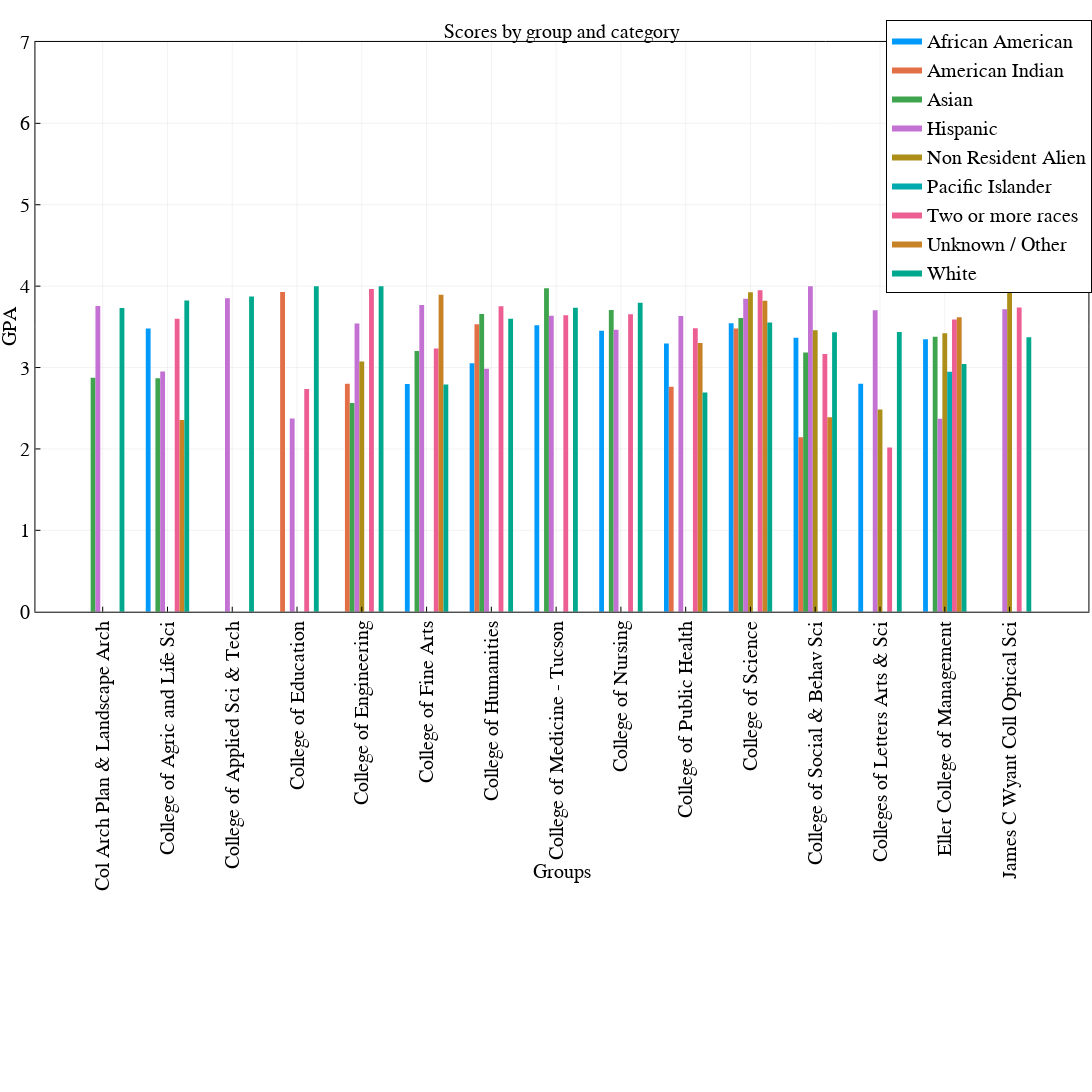

Notebook code for this chart:
### Code cell
groupedbar(df1.College, df1.GPADegree, group = df1.IPEDSEthnicity, xlabel = "Groups", ylabel = "GPA", bar_width = 0.67,
        lw = 0, framestyle = :box,
        title = "Scores by group and category",xrotation=90,size=(1200,1120)) 
ylims!((0,7))

### Figure 1 — Plotly figure (JSON) as saved in the notebook; plotly's stock layout.template omitted (floating-point values rounded to 4 significant figures)
{"data": [{"fill": "tozeroy", "fillcolor": "rgba(0, 154, 250, 1.000)", "hoverinfo": "none", "legendgroup": "African American", "line": {"color": "rgba(0, 0, 0, 1.000)", "dash": "solid", "width": 0}, "mode": "lines", "name": "African American", "showlegend": true, "type": "scatter", "x": [1.165, 1.165, 1.239, 1.239, 1.165, 1.165], "xaxis": "x1", "y": [3.48, 0, 0, 3.48, 3.48, 3.48], "yaxis": "y1"}, {"fill": "tozeroy", "fillcolor": "rgba(0, 154, 250, 1.000)", "hoverinfo": "none", "legendgroup": "African American", "line": {"color": "rgba(0, 0, 0, 1.000)", "dash": "solid", "width": 0}, "mode": "lines", "name": "African American", "showlegend": false, "type": "scatter", "x": [5.165, 5.165, 5.239, 5.239, 5.165, 5.165], "xaxis": "x1", "y": [2.797, 0, 0, 2.797, 2.797, 2.797], "yaxis": "y1"}, {"fill": "tozeroy", "fillcolor": "rgba(0, 154, 250, 1.000)", "hoverinfo": "none", "legendgroup": "African American", "line": {"color": "rgba(0, 0, 0, 1.000)", "dash": "solid", "width": 0}, "mode": "lines", "name": "African American", "showlegend": false, "type": "scatter", "x": [6.165, 6.165, 6.239, 6.239, 6.165, 6.165], "xaxis": "x1", "y": [3.052, 0, 0, 3.052, 3.052, 3.052], "yaxis": "y1"}, {"fill": "tozeroy", "fillcolor": "rgba(0, 154, 250, 1.000)", "hoverinfo": "none", "legendgroup": "African American", "line": {"color": "rgba(0, 0, 0, 1.000)", "dash": "solid", "width": 0}, "mode": "lines", "name": "African American", "showlegend": false, "type": "scatter", "x": [7.165, 7.165, 7.239, 7.239, 7.165, 7.165], "xaxis": "x1", "y": [3.518, 0, 0, 3.518, 3.518, 3.518], "yaxis": "y1"}, {"fill": "tozeroy", "fillcolor": "rgba(0, 154, 250, 1.000)", "hoverinfo": "none", "legendgroup": "African American", "line": {"color": "rgba(0, 0, 0, 1.000)", "dash": "solid", "width": 0}, "mode": "lines", "name": "African American", "showlegend": false, "type": "scatter", "x": [8.165, 8.165, 8.239, 8.239, 8.165, 8.165], "xaxis": "x1", "y": [3.453, 0, 0, 3.453, 3.453, 3.453], "yaxis": "y1"}, {"fill": "tozeroy", "fillcolor": "rgba(0, 154, 250, 1.000)", "hoverinfo": "none", "legendgroup": "African American", "line": {"color": "rgba(0, 0, 0, 1.000)", "dash": "solid", "width": 0}, "mode": "lines", "name": "African American", "showlegend": false, "type": "scatter", "x": [9.165, 9.165, 9.239, 9.239, 9.165, 9.165], "xaxis": "x1", "y": [3.296, 0, 0, 3.296, 3.296, 3.296], "yaxis": "y1"}, {"fill": "tozeroy", "fillcolor": "rgba(0, 154, 250, 1.000)", "hoverinfo": "none", "legendgroup": "African American", "line": {"color": "rgba(0, 0, 0, 1.000)", "dash": "solid", "width": 0}, "mode": "lines", "name": "African American", "showlegend": false, "type": "scatter", "x": [10.16, 10.16, 10.24, 10.24, 10.16, 10.16], "xaxis": "x1", "y": [3.545, 0, 0, 3.545, 3.545, 3.545], "yaxis": "y1"}, {"fill": "tozeroy", "fillcolor": "rgba(0, 154, 250, 1.000)", "hoverinfo": "none", "legendgroup": "African American", "line": {"color": "rgba(0, 0, 0, 1.000)", "dash": "solid", "width": 0}, "mode": "lines", "name": "African American", "showlegend": false, "type": "scatter", "x": [11.16, 11.16, 11.24, 11.24, 11.16, 11.16], "xaxis": "x1", "y": [3.366, 0, 0, 3.366, 3.366, 3.366], "yaxis": "y1"}, {"fill": "tozeroy", "fillcolor": "rgba(0, 154, 250, 1.000)", "hoverinfo": "none", "legendgroup": "African American", "line": {"color": "rgba(0, 0, 0, 1.000)", "dash": "solid", "width": 0}, "mode": "lines", "name": "African American", "showlegend": false, "type": "scatter", "x": [12.16, 12.16, 12.24, 12.24, 12.16, 12.16], "xaxis": "x1", "y": [2.8, 0, 0, 2.8, 2.8, 2.8], "yaxis": "y1"}, {"fill": "tozeroy", "fillcolor": "rgba(0, 154, 250, 1.000)", "hoverinfo": "none", "legendgroup": "African American", "line": {"color": "rgba(0, 0, 0, 1.000)", "dash": "solid", "width": 0}, "mode": "lines", "name": "African American", "showlegend": false, "type": "scatter", "x": [13.16, 13.16, 13.24, 13.24, 13.16, 13.16], "xaxis": "x1", "y": [3.348, 0, 0, 3.348, 3.348, 3.348], "yaxis": "y1"}, {"fill": "tozeroy", "fillcolor": "rgba(227, 111, 71, 1.000)", "hoverinfo": "none", "legendgroup": "American Indian", "line": {"color": "rgba(0, 0, 0, 1.000)", "dash": "solid", "width": 0}, "mode": "lines", "name": "American Indian", "showlegend": true, "type": "scatter", "x": [3.239, 3.239, 3.314, 3.314, 3.239, 3.239], "xaxis": "x1", "y": [3.929, 0, 0, 3.929, 3.929, 3.929], "yaxis": "y1"}, {"fill": "tozeroy", "fillcolor": "rgba(227, 111, 71, 1.000)", "hoverinfo": "none", "legendgroup": "American Indian", "line": {"color": "rgba(0, 0, 0, 1.000)", "dash": "solid", "width": 0}, "mode": "lines", "name": "American Indian", "showlegend": false, "type": "scatter", "x": [4.239, 4.239, 4.314, 4.314, 4.239, 4.239], "xaxis": "x1", "y": [2.8, 0, 0, 2.8, 2.8, 2.8], "yaxis": "y1"}, {"fill": "tozeroy", "fillcolor": "rgba(227, 111, 71, 1.000)", "hoverinfo": "none", "legendgroup": "American Indian", "line": {"color": "rgba(0, 0, 0, 1.000)", "dash": "solid", "width": 0}, "mode": "lines", "name": "American Indian", "showlegend": false, "type": "scatter", "x": [6.239, 6.239, 6.314, 6.314, 6.239, 6.239], "xaxis": "x1", "y": [3.532, 0, 0, 3.532, 3.532, 3.532], "yaxis": "y1"}, {"fill": "tozeroy", "fillcolor": "rgba(227, 111, 71, 1.000)", "hoverinfo": "none", "legendgroup": "American Indian", "line": {"color": "rgba(0, 0, 0, 1.000)", "dash": "solid", "width": 0}, "mode": "lines", "name": "American Indian", "showlegend": false, "type": "scatter", "x": [9.239, 9.239, 9.314, 9.314, 9.239, 9.239], "xaxis": "x1", "y": [2.765, 0, 0, 2.765, 2.765, 2.765], "yaxis": "y1"}, {"fill": "tozeroy", "fillcolor": "rgba(227, 111, 71, 1.000)", "hoverinfo": "none", "legendgroup": "American Indian", "line": {"color": "rgba(0, 0, 0, 1.000)", "dash": "solid", "width": 0}, "mode": "lines", "name": "American Indian", "showlegend": false, "type": "scatter", "x": [10.24, 10.24, 10.31, 10.31, 10.24, 10.24], "xaxis": "x1", "y": [3.479, 0, 0, 3.479, 3.479, 3.479], "yaxis": "y1"}, {"fill": "tozeroy", "fillcolor": "rgba(227, 111, 71, 1.000)", "hoverinfo": "none", "legendgroup": "American Indian", "line": {"color": "rgba(0, 0, 0, 1.000)", "dash": "solid", "width": 0}, "mode": "lines", "name": "American Indian", "showlegend": false, "type": "scatter", "x": [11.24, 11.24, 11.31, 11.31, 11.24, 11.24], "xaxis": "x1", "y": [2.143, 0, 0, 2.143, 2.143, 2.143], "yaxis": "y1"}, {"fill": "tozeroy", "fillcolor": "rgba(62, 164, 78, 1.000)", "hoverinfo": "none", "legendgroup": "Asian", "line": {"color": "rgba(0, 0, 0, 1.000)", "dash": "solid", "width": 0}, "mode": "lines", "name": "Asian", "showlegend": true, "type": "scatter", "x": [0.3139, 0.3139, 0.3883, 0.3883, 0.3139, 0.3139], "xaxis": "x1", "y": [2.875, 0, 0, 2.875, 2.875, 2.875], "yaxis": "y1"}, {"fill": "tozeroy", "fillcolor": "rgba(62, 164, 78, 1.000)", "hoverinfo": "none", "legendgroup": "Asian", "line": {"color": "rgba(0, 0, 0, 1.000)", "dash": "solid", "width": 0}, "mode": "lines", "name": "Asian", "showlegend": false, "type": "scatter", "x": [1.314, 1.314, 1.388, 1.388, 1.314, 1.314], "xaxis": "x1", "y": [2.868, 0, 0, 2.868, 2.868, 2.868], "yaxis": "y1"}, {"fill": "tozeroy", "fillcolor": "rgba(62, 164, 78, 1.000)", "hoverinfo": "none", "legendgroup": "Asian", "line": {"color": "rgba(0, 0, 0, 1.000)", "dash": "solid", "width": 0}, "mode": "lines", "name": "Asian", "showlegend": false, "type": "scatter", "x": [4.314, 4.314, 4.388, 4.388, 4.314, 4.314], "xaxis": "x1", "y": [2.565, 0, 0, 2.565, 2.565, 2.565], "yaxis": "y1"}, {"fill": "tozeroy", "fillcolor": "rgba(62, 164, 78, 1.000)", "hoverinfo": "none", "legendgroup": "Asian", "line": {"color": "rgba(0, 0, 0, 1.000)", "dash": "solid", "width": 0}, "mode": "lines", "name": "Asian", "showlegend": false, "type": "scatter", "x": [5.314, 5.314, 5.388, 5.388, 5.314, 5.314], "xaxis": "x1", "y": [3.203, 0, 0, 3.203, 3.203, 3.203], "yaxis": "y1"}, {"fill": "tozeroy", "fillcolor": "rgba(62, 164, 78, 1.000)", "hoverinfo": "none", "legendgroup": "Asian", "line": {"color": "rgba(0, 0, 0, 1.000)", "dash": "solid", "width": 0}, "mode": "lines", "name": "Asian", "showlegend": false, "type": "scatter", "x": [6.314, 6.314, 6.388, 6.388, 6.314, 6.314], "xaxis": "x1", "y": [3.659, 0, 0, 3.659, 3.659, 3.659], "yaxis": "y1"}, {"fill": "tozeroy", "fillcolor": "rgba(62, 164, 78, 1.000)", "hoverinfo": "none", "legendgroup": "Asian", "line": {"color": "rgba(0, 0, 0, 1.000)", "dash": "solid", "width": 0}, "mode": "lines", "name": "Asian", "showlegend": false, "type": "scatter", "x": [7.314, 7.314, 7.388, 7.388, 7.314, 7.314], "xaxis": "x1", "y": [3.974, 0, 0, 3.974, 3.974, 3.974], "yaxis": "y1"}, {"fill": "tozeroy", "fillcolor": "rgba(62, 164, 78, 1.000)", "hoverinfo": "none", "legendgroup": "Asian", "line": {"color": "rgba(0, 0, 0, 1.000)", "dash": "solid", "width": 0}, "mode": "lines", "name": "Asian", "showlegend": false, "type": "scatter", "x": [8.314, 8.314, 8.388, 8.388, 8.314, 8.314], "xaxis": "x1", "y": [3.708, 0, 0, 3.708, 3.708, 3.708], "yaxis": "y1"}, {"fill": "tozeroy", "fillcolor": "rgba(62, 164, 78, 1.000)", "hoverinfo": "none", "legendgroup": "Asian", "line": {"color": "rgba(0, 0, 0, 1.000)", "dash": "solid", "width": 0}, "mode": "lines", "name": "Asian", "showlegend": false, "type": "scatter", "x": [10.31, 10.31, 10.39, 10.39, 10.31, 10.31], "xaxis": "x1", "y": [3.607, 0, 0, 3.607, 3.607, 3.607], "yaxis": "y1"}, {"fill": "tozeroy", "fillcolor": "rgba(62, 164, 78, 1.000)", "hoverinfo": "none", "legendgroup": "Asian", "line": {"color": "rgba(0, 0, 0, 1.000)", "dash": "solid", "width": 0}, "mode": "lines", "name": "Asian", "showlegend": false, "type": "scatter", "x": [11.31, 11.31, 11.39, 11.39, 11.31, 11.31], "xaxis": "x1", "y": [3.184, 0, 0, 3.184, 3.184, 3.184], "yaxis": "y1"}, {"fill": "tozeroy", "fillcolor": "rgba(62, 164, 78, 1.000)", "hoverinfo": "none", "legendgroup": "Asian", "line": {"color": "rgba(0, 0, 0, 1.000)", "dash": "solid", "width": 0}, "mode": "lines", "name": "Asian", "showlegend": false, "type": "scatter", "x": [13.31, 13.31, 13.39, 13.39, 13.31, 13.31], "xaxis": "x1", "y": [3.377, 0, 0, 3.377, 3.377, 3.377], "yaxis": "y1"}, {"fill": "tozeroy", "fillcolor": "rgba(195, 113, 210, 1.000)", "hoverinfo": "none", "legendgroup": "Hispanic", "line": {"color": "rgba(0, 0, 0, 1.000)", "dash": "solid", "width": 0}, "mode": "lines", "name": "Hispanic", "showlegend": true, "type": "scatter", "x": [0.3883, 0.3883, 0.4628, 0.4628, 0.3883, 0.3883], "xaxis": "x1", "y": [3.757, 0, 0, 3.757, 3.757, 3.757], "yaxis": "y1"}, {"fill": "tozeroy", "fillcolor": "rgba(195, 113, 210, 1.000)", "hoverinfo": "none", "legendgroup": "Hispanic", "line": {"color": "rgba(0, 0, 0, 1.000)", "dash": "solid", "width": 0}, "mode": "lines", "name": "Hispanic", "showlegend": false, "type": "scatter", "x": [1.388, 1.388, 1.463, 1.463, 1.388, 1.388], "xaxis": "x1", "y": [2.95, 0, 0, 2.95, 2.95, 2.95], "yaxis": "y1"}, {"fill": "tozeroy", "fillcolor": "rgba(195, 113, 210, 1.000)", "hoverinfo": "none", "legendgroup": "Hispanic", "line": {"color": "rgba(0, 0, 0, 1.000)", "dash": "solid", "width": 0}, "mode": "lines", "name": "Hispanic", "showlegend": false, "type": "scatter", "x": [2.388, 2.388, 2.463, 2.463, 2.388, 2.388], "xaxis": "x1", "y": [3.85, 0, 0, 3.85, 3.85, 3.85], "yaxis": "y1"}, {"fill": "tozeroy", "fillcolor": "rgba(195, 113, 210, 1.000)", "hoverinfo": "none", "legendgroup": "Hispanic", "line": {"color": "rgba(0, 0, 0, 1.000)", "dash": "solid", "width": 0}, "mode": "lines", "name": "Hispanic", "showlegend": false, "type": "scatter", "x": [3.388, 3.388, 3.463, 3.463, 3.388, 3.388], "xaxis": "x1", "y": [2.374, 0, 0, 2.374, 2.374, 2.374], "yaxis": "y1"}, {"fill": "tozeroy", "fillcolor": "rgba(195, 113, 210, 1.000)", "hoverinfo": "none", "legendgroup": "Hispanic", "line": {"color": "rgba(0, 0, 0, 1.000)", "dash": "solid", "width": 0}, "mode": "lines", "name": "Hispanic", "showlegend": false, "type": "scatter", "x": [4.388, 4.388, 4.463, 4.463, 4.388, 4.388], "xaxis": "x1", "y": [3.541, 0, 0, 3.541, 3.541, 3.541], "yaxis": "y1"}, {"fill": "tozeroy", "fillcolor": "rgba(195, 113, 210, 1.000)", "hoverinfo": "none", "legendgroup": "Hispanic", "line": {"color": "rgba(0, 0, 0, 1.000)", "dash": "solid", "width": 0}, "mode": "lines", "name": "Hispanic", "showlegend": false, "type": "scatter", "x": [5.388, 5.388, 5.463, 5.463, 5.388, 5.388], "xaxis": "x1", "y": [3.769, 0, 0, 3.769, 3.769, 3.769], "yaxis": "y1"}, {"fill": "tozeroy", "fillcolor": "rgba(195, 113, 210, 1.000)", "hoverinfo": "none", "legendgroup": "Hispanic", "line": {"color": "rgba(0, 0, 0, 1.000)", "dash": "solid", "width": 0}, "mode": "lines", "name": "Hispanic", "showlegend": false, "type": "scatter", "x": [6.388, 6.388, 6.463, 6.463, 6.388, 6.388], "xaxis": "x1", "y": [2.986, 0, 0, 2.986, 2.986, 2.986], "yaxis": "y1"}, {"fill": "tozeroy", "fillcolor": "rgba(195, 113, 210, 1.000)", "hoverinfo": "none", "legendgroup": "Hispanic", "line": {"color": "rgba(0, 0, 0, 1.000)", "dash": "solid", "width": 0}, "mode": "lines", "name": "Hispanic", "showlegend": false, "type": "scatter", "x": [7.388, 7.388, 7.463, 7.463, 7.388, 7.388], "xaxis": "x1", "y": [3.637, 0, 0, 3.637, 3.637, 3.637], "yaxis": "y1"}, {"fill": "tozeroy", "fillcolor": "rgba(195, 113, 210, 1.000)", "hoverinfo": "none", "legendgroup": "Hispanic", "line": {"color": "rgba(0, 0, 0, 1.000)", "dash": "solid", "width": 0}, "mode": "lines", "name": "Hispanic", "showlegend": false, "type": "scatter", "x": [8.388, 8.388, 8.463, 8.463, 8.388, 8.388], "xaxis": "x1", "y": [3.464, 0, 0, 3.464, 3.464, 3.464], "yaxis": "y1"}, {"fill": "tozeroy", "fillcolor": "rgba(195, 113, 210, 1.000)", "hoverinfo": "none", "legendgroup": "Hispanic", "line": {"color": "rgba(0, 0, 0, 1.000)", "dash": "solid", "width": 0}, "mode": "lines", "name": "Hispanic", "showlegend": false, "type": "scatter", "x": [9.388, 9.388, 9.463, 9.463, 9.388, 9.388], "xaxis": "x1", "y": [3.632, 0, 0, 3.632, 3.632, 3.632], "yaxis": "y1"}, {"fill": "tozeroy", "fillcolor": "rgba(195, 113, 210, 1.000)", "hoverinfo": "none", "legendgroup": "Hispanic", "line": {"color": "rgba(0, 0, 0, 1.000)", "dash": "solid", "width": 0}, "mode": "lines", "name": "Hispanic", "showlegend": false, "type": "scatter", "x": [10.39, 10.39, 10.46, 10.46, 10.39, 10.39], "xaxis": "x1", "y": [3.844, 0, 0, 3.844, 3.844, 3.844], "yaxis": "y1"}, {"fill": "tozeroy", "fillcolor": "rgba(195, 113, 210, 1.000)", "hoverinfo": "none", "legendgroup": "Hispanic", "line": {"color": "rgba(0, 0, 0, 1.000)", "dash": "solid", "width": 0}, "mode": "lines", "name": "Hispanic", "showlegend": false, "type": "scatter", "x": [11.39, 11.39, 11.46, 11.46, 11.39, 11.39], "xaxis": "x1", "y": [4, 0, 0, 4, 4, 4], "yaxis": "y1"}, {"fill": "tozeroy", "fillcolor": "rgba(195, 113, 210, 1.000)", "hoverinfo": "none", "legendgroup": "Hispanic", "line": {"color": "rgba(0, 0, 0, 1.000)", "dash": "solid", "width": 0}, "mode": "lines", "name": "Hispanic", "showlegend": false, "type": "scatter", "x": [12.39, 12.39, 12.46, 12.46, 12.39, 12.39], "xaxis": "x1", "y": [3.705, 0, 0, 3.705, 3.705, 3.705], "yaxis": "y1"}, {"fill": "tozeroy", "fillcolor": "rgba(195, 113, 210, 1.000)", "hoverinfo": "none", "legendgroup": "Hispanic", "line": {"color": "rgba(0, 0, 0, 1.000)", "dash": "solid", "width": 0}, "mode": "lines", "name": "Hispanic", "showlegend": false, "type": "scatter", "x": [13.39, 13.39, 13.46, 13.46, 13.39, 13.39], "xaxis": "x1", "y": [2.372, 0, 0, 2.372, 2.372, 2.372], "yaxis": "y1"}, {"fill": "tozeroy", "fillcolor": "rgba(195, 113, 210, 1.000)", "hoverinfo": "none", "legendgroup": "Hispanic", "line": {"color": "rgba(0, 0, 0, 1.000)", "dash": "solid", "width": 0}, "mode": "lines", "name": "Hispanic", "showlegend": false, "type": "scatter", "x": [14.39, 14.39, 14.46, 14.46, 14.39, 14.39], "xaxis": "x1", "y": [3.717, 0, 0, 3.717, 3.717, 3.717], "yaxis": "y1"}, {"fill": "tozeroy", "fillcolor": "rgba(172, 142, 24, 1.000)", "hoverinfo": "none", "legendgroup": "Non Resident Alien", "line": {"color": "rgba(0, 0, 0, 1.000)", "dash": "solid", "width": 0}, "mode": "lines", "name": "Non Resident Alien", "showlegend": true, "type": "scatter", "x": [4.463, 4.463, 4.537, 4.537, 4.463, 4.463], "xaxis": "x1", "y": [3.074, 0, 0, 3.074, 3.074, 3.074], "yaxis": "y1"}, {"fill": "tozeroy", "fillcolor": "rgba(172, 142, 24, 1.000)", "hoverinfo": "none", "legendgroup": "Non Resident Alien", "line": {"color": "rgba(0, 0, 0, 1.000)", "dash": "solid", "width": 0}, "mode": "lines", "name": "Non Resident Alien", "showlegend": false, "type": "scatter", "x": [10.46, 10.46, 10.54, 10.54, 10.46, 10.46], "xaxis": "x1", "y": [3.926, 0, 0, 3.926, 3.926, 3.926], "yaxis": "y1"}, {"fill": "tozeroy", "fillcolor": "rgba(172, 142, 24, 1.000)", "hoverinfo": "none", "legendgroup": "Non Resident Alien", "line": {"color": "rgba(0, 0, 0, 1.000)", "dash": "solid", "width": 0}, "mode": "lines", "name": "Non Resident Alien", "showlegend": false, "type": "scatter", "x": [11.46, 11.46, 11.54, 11.54, 11.46, 11.46], "xaxis": "x1", "y": [3.457, 0, 0, 3.457, 3.457, 3.457], "yaxis": "y1"}, {"fill": "tozeroy", "fillcolor": "rgba(172, 142, 24, 1.000)", "hoverinfo": "none", "legendgroup": "Non Resident Alien", "line": {"color": "rgba(0, 0, 0, 1.000)", "dash": "solid", "width": 0}, "mode": "lines", "name": "Non Resident Alien", "showlegend": false, "type": "scatter", "x": [12.46, 12.46, 12.54, 12.54, 12.46, 12.46], "xaxis": "x1", "y": [2.485, 0, 0, 2.485, 2.485, 2.485], "yaxis": "y1"}, {"fill": "tozeroy", "fillcolor": "rgba(172, 142, 24, 1.000)", "hoverinfo": "none", "legendgroup": "Non Resident Alien", "line": {"color": "rgba(0, 0, 0, 1.000)", "dash": "solid", "width": 0}, "mode": "lines", "name": "Non Resident Alien", "showlegend": false, "type": "scatter", "x": [13.46, 13.46, 13.54, 13.54, 13.46, 13.46], "xaxis": "x1", "y": [3.421, 0, 0, 3.421, 3.421, 3.421], "yaxis": "y1"}, {"fill": "tozeroy", "fillcolor": "rgba(172, 142, 24, 1.000)", "hoverinfo": "none", "legendgroup": "Non Resident Alien", "line": {"color": "rgba(0, 0, 0, 1.000)", "dash": "solid", "width": 0}, "mode": "lines", "name": "Non Resident Alien", "showlegend": false, "type": "scatter", "x": [14.46, 14.46, 14.54, 14.54, 14.46, 14.46], "xaxis": "x1", "y": [3.977, 0, 0, 3.977, 3.977, 3.977], "yaxis": "y1"}, {"fill": "tozeroy", "fillcolor": "rgba(0, 170, 174, 1.000)", "hoverinfo": "none", "legendgroup": "Pacific Islander", "line": {"color": "rgba(0, 0, 0, 1.000)", "dash": "solid", "width": 0}, "mode": "lines", "name": "Pacific Islander", "showlegend": true, "type": "scatter", "x": [13.54, 13.54, 13.61, 13.61, 13.54, 13.54], "xaxis": "x1", "y": [2.947, 0, 0, 2.947, 2.947, 2.947], "yaxis": "y1"}, {"fill": "tozeroy", "fillcolor": "rgba(237, 94, 147, 1.000)", "hoverinfo": "none", "legendgroup": "Two or more races", "line": {"color": "rgba(0, 0, 0, 1.000)", "dash": "solid", "width": 0}, "mode": "lines", "name": "Two or more races", "showlegend": true, "type": "scatter", "x": [1.612, 1.612, 1.686, 1.686, 1.612, 1.612], "xaxis": "x1", "y": [3.598, 0, 0, 3.598, 3.598, 3.598], "yaxis": "y1"}, {"fill": "tozeroy", "fillcolor": "rgba(237, 94, 147, 1.000)", "hoverinfo": "none", "legendgroup": "Two or more races", "line": {"color": "rgba(0, 0, 0, 1.000)", "dash": "solid", "width": 0}, "mode": "lines", "name": "Two or more races", "showlegend": false, "type": "scatter", "x": [3.612, 3.612, 3.686, 3.686, 3.612, 3.612], "xaxis": "x1", "y": [2.735, 0, 0, 2.735, 2.735, 2.735], "yaxis": "y1"}, {"fill": "tozeroy", "fillcolor": "rgba(237, 94, 147, 1.000)", "hoverinfo": "none", "legendgroup": "Two or more races", "line": {"color": "rgba(0, 0, 0, 1.000)", "dash": "solid", "width": 0}, "mode": "lines", "name": "Two or more races", "showlegend": false, "type": "scatter", "x": [4.612, 4.612, 4.686, 4.686, 4.612, 4.612], "xaxis": "x1", "y": [3.964, 0, 0, 3.964, 3.964, 3.964], "yaxis": "y1"}, {"fill": "tozeroy", "fillcolor": "rgba(237, 94, 147, 1.000)", "hoverinfo": "none", "legendgroup": "Two or more races", "line": {"color": "rgba(0, 0, 0, 1.000)", "dash": "solid", "width": 0}, "mode": "lines", "name": "Two or more races", "showlegend": false, "type": "scatter", "x": [5.612, 5.612, 5.686, 5.686, 5.612, 5.612], "xaxis": "x1", "y": [3.234, 0, 0, 3.234, 3.234, 3.234], "yaxis": "y1"}, {"fill": "tozeroy", "fillcolor": "rgba(237, 94, 147, 1.000)", "hoverinfo": "none", "legendgroup": "Two or more races", "line": {"color": "rgba(0, 0, 0, 1.000)", "dash": "solid", "width": 0}, "mode": "lines", "name": "Two or more races", "showlegend": false, "type": "scatter", "x": [6.612, 6.612, 6.686, 6.686, 6.612, 6.612], "xaxis": "x1", "y": [3.754, 0, 0, 3.754, 3.754, 3.754], "yaxis": "y1"}, {"fill": "tozeroy", "fillcolor": "rgba(237, 94, 147, 1.000)", "hoverinfo": "none", "legendgroup": "Two or more races", "line": {"color": "rgba(0, 0, 0, 1.000)", "dash": "solid", "width": 0}, "mode": "lines", "name": "Two or more races", "showlegend": false, "type": "scatter", "x": [7.612, 7.612, 7.686, 7.686, 7.612, 7.612], "xaxis": "x1", "y": [3.641, 0, 0, 3.641, 3.641, 3.641], "yaxis": "y1"}, {"fill": "tozeroy", "fillcolor": "rgba(237, 94, 147, 1.000)", "hoverinfo": "none", "legendgroup": "Two or more races", "line": {"color": "rgba(0, 0, 0, 1.000)", "dash": "solid", "width": 0}, "mode": "lines", "name": "Two or more races", "showlegend": false, "type": "scatter", "x": [8.612, 8.612, 8.686, 8.686, 8.612, 8.612], "xaxis": "x1", "y": [3.654, 0, 0, 3.654, 3.654, 3.654], "yaxis": "y1"}, {"fill": "tozeroy", "fillcolor": "rgba(237, 94, 147, 1.000)", "hoverinfo": "none", "legendgroup": "Two or more races", "line": {"color": "rgba(0, 0, 0, 1.000)", "dash": "solid", "width": 0}, "mode": "lines", "name": "Two or more races", "showlegend": false, "type": "scatter", "x": [9.612, 9.612, 9.686, 9.686, 9.612, 9.612], "xaxis": "x1", "y": [3.484, 0, 0, 3.484, 3.484, 3.484], "yaxis": "y1"}, {"fill": "tozeroy", "fillcolor": "rgba(237, 94, 147, 1.000)", "hoverinfo": "none", "legendgroup": "Two or more races", "line": {"color": "rgba(0, 0, 0, 1.000)", "dash": "solid", "width": 0}, "mode": "lines", "name": "Two or more races", "showlegend": false, "type": "scatter", "x": [10.61, 10.61, 10.69, 10.69, 10.61, 10.61], "xaxis": "x1", "y": [3.95, 0, 0, 3.95, 3.95, 3.95], "yaxis": "y1"}, {"fill": "tozeroy", "fillcolor": "rgba(237, 94, 147, 1.000)", "hoverinfo": "none", "legendgroup": "Two or more races", "line": {"color": "rgba(0, 0, 0, 1.000)", "dash": "solid", "width": 0}, "mode": "lines", "name": "Two or more races", "showlegend": false, "type": "scatter", "x": [11.61, 11.61, 11.69, 11.69, 11.61, 11.61], "xaxis": "x1", "y": [3.165, 0, 0, 3.165, 3.165, 3.165], "yaxis": "y1"}, {"fill": "tozeroy", "fillcolor": "rgba(237, 94, 147, 1.000)", "hoverinfo": "none", "legendgroup": "Two or more races", "line": {"color": "rgba(0, 0, 0, 1.000)", "dash": "solid", "width": 0}, "mode": "lines", "name": "Two or more races", "showlegend": false, "type": "scatter", "x": [12.61, 12.61, 12.69, 12.69, 12.61, 12.61], "xaxis": "x1", "y": [2.016, 0, 0, 2.016, 2.016, 2.016], "yaxis": "y1"}, {"fill": "tozeroy", "fillcolor": "rgba(237, 94, 147, 1.000)", "hoverinfo": "none", "legendgroup": "Two or more races", "line": {"color": "rgba(0, 0, 0, 1.000)", "dash": "solid", "width": 0}, "mode": "lines", "name": "Two or more races", "showlegend": false, "type": "scatter", "x": [13.61, 13.61, 13.69, 13.69, 13.61, 13.61], "xaxis": "x1", "y": [3.59, 0, 0, 3.59, 3.59, 3.59], "yaxis": "y1"}, {"fill": "tozeroy", "fillcolor": "rgba(237, 94, 147, 1.000)", "hoverinfo": "none", "legendgroup": "Two or more races", "line": {"color": "rgba(0, 0, 0, 1.000)", "dash": "solid", "width": 0}, "mode": "lines", "name": "Two or more races", "showlegend": false, "type": "scatter", "x": [14.61, 14.61, 14.69, 14.69, 14.61, 14.61], "xaxis": "x1", "y": [3.739, 0, 0, 3.739, 3.739, 3.739], "yaxis": "y1"}, {"fill": "tozeroy", "fillcolor": "rgba(198, 130, 37, 1.000)", "hoverinfo": "none", "legendgroup": "Unknown / Other", "line": {"color": "rgba(0, 0, 0, 1.000)", "dash": "solid", "width": 0}, "mode": "lines", "name": "Unknown / Other", "showlegend": true, "type": "scatter", "x": [1.686, 1.686, 1.761, 1.761, 1.686, 1.686], "xaxis": "x1", "y": [2.356, 0, 0, 2.356, 2.356, 2.356], "yaxis": "y1"}, {"fill": "tozeroy", "fillcolor": "rgba(198, 130, 37, 1.000)", "hoverinfo": "none", "legendgroup": "Unknown / Other", "line": {"color": "rgba(0, 0, 0, 1.000)", "dash": "solid", "width": 0}, "mode": "lines", "name": "Unknown / Other", "showlegend": false, "type": "scatter", "x": [5.686, 5.686, 5.761, 5.761, 5.686, 5.686], "xaxis": "x1", "y": [3.895, 0, 0, 3.895, 3.895, 3.895], "yaxis": "y1"}, {"fill": "tozeroy", "fillcolor": "rgba(198, 130, 37, 1.000)", "hoverinfo": "none", "legendgroup": "Unknown / Other", "line": {"color": "rgba(0, 0, 0, 1.000)", "dash": "solid", "width": 0}, "mode": "lines", "name": "Unknown / Other", "showlegend": false, "type": "scatter", "x": [9.686, 9.686, 9.761, 9.761, 9.686, 9.686], "xaxis": "x1", "y": [3.301, 0, 0, 3.301, 3.301, 3.301], "yaxis": "y1"}, {"fill": "tozeroy", "fillcolor": "rgba(198, 130, 37, 1.000)", "hoverinfo": "none", "legendgroup": "Unknown / Other", "line": {"color": "rgba(0, 0, 0, 1.000)", "dash": "solid", "width": 0}, "mode": "lines", "name": "Unknown / Other", "showlegend": false, "type": "scatter", "x": [10.69, 10.69, 10.76, 10.76, 10.69, 10.69], "xaxis": "x1", "y": [3.821, 0, 0, 3.821, 3.821, 3.821], "yaxis": "y1"}, {"fill": "tozeroy", "fillcolor": "rgba(198, 130, 37, 1.000)", "hoverinfo": "none", "legendgroup": "Unknown / Other", "line": {"color": "rgba(0, 0, 0, 1.000)", "dash": "solid", "width": 0}, "mode": "lines", "name": "Unknown / Other", "showlegend": false, "type": "scatter", "x": [11.69, 11.69, 11.76, 11.76, 11.69, 11.69], "xaxis": "x1", "y": [2.39, 0, 0, 2.39, 2.39, 2.39], "yaxis": "y1"}, {"fill": "tozeroy", "fillcolor": "rgba(198, 130, 37, 1.000)", "hoverinfo": "none", "legendgroup": "Unknown / Other", "line": {"color": "rgba(0, 0, 0, 1.000)", "dash": "solid", "width": 0}, "mode": "lines", "name": "Unknown / Other", "showlegend": false, "type": "scatter", "x": [13.69, 13.69, 13.76, 13.76, 13.69, 13.69], "xaxis": "x1", "y": [3.617, 0, 0, 3.617, 3.617, 3.617], "yaxis": "y1"}, {"fill": "tozeroy", "fillcolor": "rgba(0, 169, 141, 1.000)", "hoverinfo": "none", "legendgroup": "White", "line": {"color": "rgba(0, 0, 0, 1.000)", "dash": "solid", "width": 0}, "mode": "lines", "name": "White", "showlegend": true, "type": "scatter", "x": [0.7606, 0.7606, 0.835, 0.835, 0.7606, 0.7606], "xaxis": "x1", "y": [3.731, 0, 0, 3.731, 3.731, 3.731], "yaxis": "y1"}, {"fill": "tozeroy", "fillcolor": "rgba(0, 169, 141, 1.000)", "hoverinfo": "none", "legendgroup": "White", "line": {"color": "rgba(0, 0, 0, 1.000)", "dash": "solid", "width": 0}, "mode": "lines", "name": "White", "showlegend": false, "type": "scatter", "x": [1.761, 1.761, 1.835, 1.835, 1.761, 1.761], "xaxis": "x1", "y": [3.824, 0, 0, 3.824, 3.824, 3.824], "yaxis": "y1"}, {"fill": "tozeroy", "fillcolor": "rgba(0, 169, 141, 1.000)", "hoverinfo": "none", "legendgroup": "White", "line": {"color": "rgba(0, 0, 0, 1.000)", "dash": "solid", "width": 0}, "mode": "lines", "name": "White", "showlegend": false, "type": "scatter", "x": [2.761, 2.761, 2.835, 2.835, 2.761, 2.761], "xaxis": "x1", "y": [3.872, 0, 0, 3.872, 3.872, 3.872], "yaxis": "y1"}, {"fill": "tozeroy", "fillcolor": "rgba(0, 169, 141, 1.000)", "hoverinfo": "none", "legendgroup": "White", "line": {"color": "rgba(0, 0, 0, 1.000)", "dash": "solid", "width": 0}, "mode": "lines", "name": "White", "showlegend": false, "type": "scatter", "x": [3.761, 3.761, 3.835, 3.835, 3.761, 3.761], "xaxis": "x1", "y": [4, 0, 0, 4, 4, 4], "yaxis": "y1"}, {"fill": "tozeroy", "fillcolor": "rgba(0, 169, 141, 1.000)", "hoverinfo": "none", "legendgroup": "White", "line": {"color": "rgba(0, 0, 0, 1.000)", "dash": "solid", "width": 0}, "mode": "lines", "name": "White", "showlegend": false, "type": "scatter", "x": [4.761, 4.761, 4.835, 4.835, 4.761, 4.761], "xaxis": "x1", "y": [4, 0, 0, 4, 4, 4], "yaxis": "y1"}, {"fill": "tozeroy", "fillcolor": "rgba(0, 169, 141, 1.000)", "hoverinfo": "none", "legendgroup": "White", "line": {"color": "rgba(0, 0, 0, 1.000)", "dash": "solid", "width": 0}, "mode": "lines", "name": "White", "showlegend": false, "type": "scatter", "x": [5.761, 5.761, 5.835, 5.835, 5.761, 5.761], "xaxis": "x1", "y": [2.79, 0, 0, 2.79, 2.79, 2.79], "yaxis": "y1"}, {"fill": "tozeroy", "fillcolor": "rgba(0, 169, 141, 1.000)", "hoverinfo": "none", "legendgroup": "White", "line": {"color": "rgba(0, 0, 0, 1.000)", "dash": "solid", "width": 0}, "mode": "lines", "name": "White", "showlegend": false, "type": "scatter", "x": [6.761, 6.761, 6.835, 6.835, 6.761, 6.761], "xaxis": "x1", "y": [3.6, 0, 0, 3.6, 3.6, 3.6], "yaxis": "y1"}, {"fill": "tozeroy", "fillcolor": "rgba(0, 169, 141, 1.000)", "hoverinfo": "none", "legendgroup": "White", "line": {"color": "rgba(0, 0, 0, 1.000)", "dash": "solid", "width": 0}, "mode": "lines", "name": "White", "showlegend": false, "type": "scatter", "x": [7.761, 7.761, 7.835, 7.835, 7.761, 7.761], "xaxis": "x1", "y": [3.735, 0, 0, 3.735, 3.735, 3.735], "yaxis": "y1"}, {"fill": "tozeroy", "fillcolor": "rgba(0, 169, 141, 1.000)", "hoverinfo": "none", "legendgroup": "White", "line": {"color": "rgba(0, 0, 0, 1.000)", "dash": "solid", "width": 0}, "mode": "lines", "name": "White", "showlegend": false, "type": "scatter", "x": [8.761, 8.761, 8.835, 8.835, 8.761, 8.761], "xaxis": "x1", "y": [3.795, 0, 0, 3.795, 3.795, 3.795], "yaxis": "y1"}, {"fill": "tozeroy", "fillcolor": "rgba(0, 169, 141, 1.000)", "hoverinfo": "none", "legendgroup": "White", "line": {"color": "rgba(0, 0, 0, 1.000)", "dash": "solid", "width": 0}, "mode": "lines", "name": "White", "showlegend": false, "type": "scatter", "x": [9.761, 9.761, 9.835, 9.835, 9.761, 9.761], "xaxis": "x1", "y": [2.694, 0, 0, 2.694, 2.694, 2.694], "yaxis": "y1"}, {"fill": "tozeroy", "fillcolor": "rgba(0, 169, 141, 1.000)", "hoverinfo": "none", "legendgroup": "White", "line": {"color": "rgba(0, 0, 0, 1.000)", "dash": "solid", "width": 0}, "mode": "lines", "name": "White", "showlegend": false, "type": "scatter", "x": [10.76, 10.76, 10.84, 10.84, 10.76, 10.76], "xaxis": "x1", "y": [3.553, 0, 0, 3.553, 3.553, 3.553], "yaxis": "y1"}, {"fill": "tozeroy", "fillcolor": "rgba(0, 169, 141, 1.000)", "hoverinfo": "none", "legendgroup": "White", "line": {"color": "rgba(0, 0, 0, 1.000)", "dash": "solid", "width": 0}, "mode": "lines", "name": "White", "showlegend": false, "type": "scatter", "x": [11.76, 11.76, 11.84, 11.84, 11.76, 11.76], "xaxis": "x1", "y": [3.432, 0, 0, 3.432, 3.432, 3.432], "yaxis": "y1"}, {"fill": "tozeroy", "fillcolor": "rgba(0, 169, 141, 1.000)", "hoverinfo": "none", "legendgroup": "White", "line": {"color": "rgba(0, 0, 0, 1.000)", "dash": "solid", "width": 0}, "mode": "lines", "name": "White", "showlegend": false, "type": "scatter", "x": [12.76, 12.76, 12.84, 12.84, 12.76, 12.76], "xaxis": "x1", "y": [3.438, 0, 0, 3.438, 3.438, 3.438], "yaxis": "y1"}, {"fill": "tozeroy", "fillcolor": "rgba(0, 169, 141, 1.000)", "hoverinfo": "none", "legendgroup": "White", "line": {"color": "rgba(0, 0, 0, 1.000)", "dash": "solid", "width": 0}, "mode": "lines", "name": "White", "showlegend": false, "type": "scatter", "x": [13.76, 13.76, 13.84, 13.84, 13.76, 13.76], "xaxis": "x1", "y": [3.043, 0, 0, 3.043, 3.043, 3.043], "yaxis": "y1"}, {"fill": "tozeroy", "fillcolor": "rgba(0, 169, 141, 1.000)", "hoverinfo": "none", "legendgroup": "White", "line": {"color": "rgba(0, 0, 0, 1.000)", "dash": "solid", "width": 0}, "mode": "lines", "name": "White", "showlegend": false, "type": "scatter", "x": [14.76, 14.76, 14.84, 14.84, 14.76, 14.76], "xaxis": "x1", "y": [3.372, 0, 0, 3.372, 3.372, 3.372], "yaxis": "y1"}], "layout": {"annotations": [{"font": {"color": "rgba(0, 0, 0, 1.000)", "family": "Aria", "size": 20}, "rotation": -0.001, "showarrow": false, "text": "Scores by group and category", "x": 0.5146, "xanchor": "center", "xref": "paper", "y": 1, "yanchor": "top", "yref": "paper"}], "height": 1120, "legend": {"bgcolor": "rgba(255, 255, 255, 1.000)", "bordercolor": "rgba(0, 0, 0, 1.000)", "borderwidth": 1, "font": {"color": "rgba(0, 0, 0, 1.000)", "family": "Aria", "size": 20}, "tracegroupgap": 0, "traceorder": "normal", "x": 1, "xanchor": "auto", "y": 1, "yanchor": "auto"}, "margin": {"b": 20, "l": 0, "r": 0, "t": 20}, "paper_bgcolor": "rgba(255, 255, 255, 1.000)", "plot_bgcolor": "rgba(255, 255, 255, 1.000)", "showlegend": true, "width": 1200, "xaxis": {"anchor": "y1", "domain": [0.03245, 0.9967], "gridcolor": "rgba(0, 0, 0, 0.100)", "gridwidth": 0.5, "linecolor": "rgba(0, 0, 0, 1.000)", "mirror": true, "range": [-0.5384, 15.72], "showgrid": true, "showline": true, "showticklabels": true, "tickangle": -90, "tickcolor": "rgb(0, 0, 0)", "tickfont": {"color": "rgba(0, 0, 0, 1.000)", "family": "Aria", "size": 20}, "tickmode": "array", "ticks": "inside", "ticktext": ["Col Arch Plan & Landscape Arch", "College of Agric and Life Sci", "College of Applied Sci & Tech", "College of Education", "College of Engineering", "College of Fine Arts", "College of Humanities", "College of Medicine - Tucson", "College of Nursing", "College of Public Health", "College of Science", "College of Social & Behav Sci", "Colleges of Letters Arts & Sci", "Eller College of Management", "James C Wyant Coll Optical Sci"], "tickvals": [0.5, 1.5, 2.5, 3.5, 4.5, 5.5, 6.5, 7.5, 8.5, 9.5, 10.5, 11.5, 12.5, 13.5, 14.5], "title": "Groups", "titlefont": {"color": "rgba(0, 0, 0, 1.000)", "family": "Aria", "size": 20}, "type": "-", "visible": true, "zeroline": false, "zerolinecolor": "rgba(0, 0, 0, 1.000)"}, "yaxis": {"anchor": "x1", "domain": [0.4375, 0.9791], "gridcolor": "rgba(0, 0, 0, 0.100)", "gridwidth": 0.5, "linecolor": "rgba(0, 0, 0, 1.000)", "mirror": true, "range": [0, 7], "showgrid": true, "showline": true, "showticklabels": true, "tickangle": 0, "tickcolor": "rgb(0, 0, 0)", "tickfont": {"color": "rgba(0, 0, 0, 1.000)", "family": "Aria", "size": 20}, "tickmode": "array", "ticks": "inside", "ticktext": ["0", "1", "2", "3", "4", "5", "6", "7"], "tickvals": [0, 1, 2, 3, 4, 5, 6, 7], "title": "GPA", "titlefont": {"color": "rgba(0, 0, 0, 1.000)", "family": "Aria", "size": 20}, "type": "-", "visible": true, "zeroline": false, "zerolinecolor": "rgba(0, 0, 0, 1.000)"}}}
